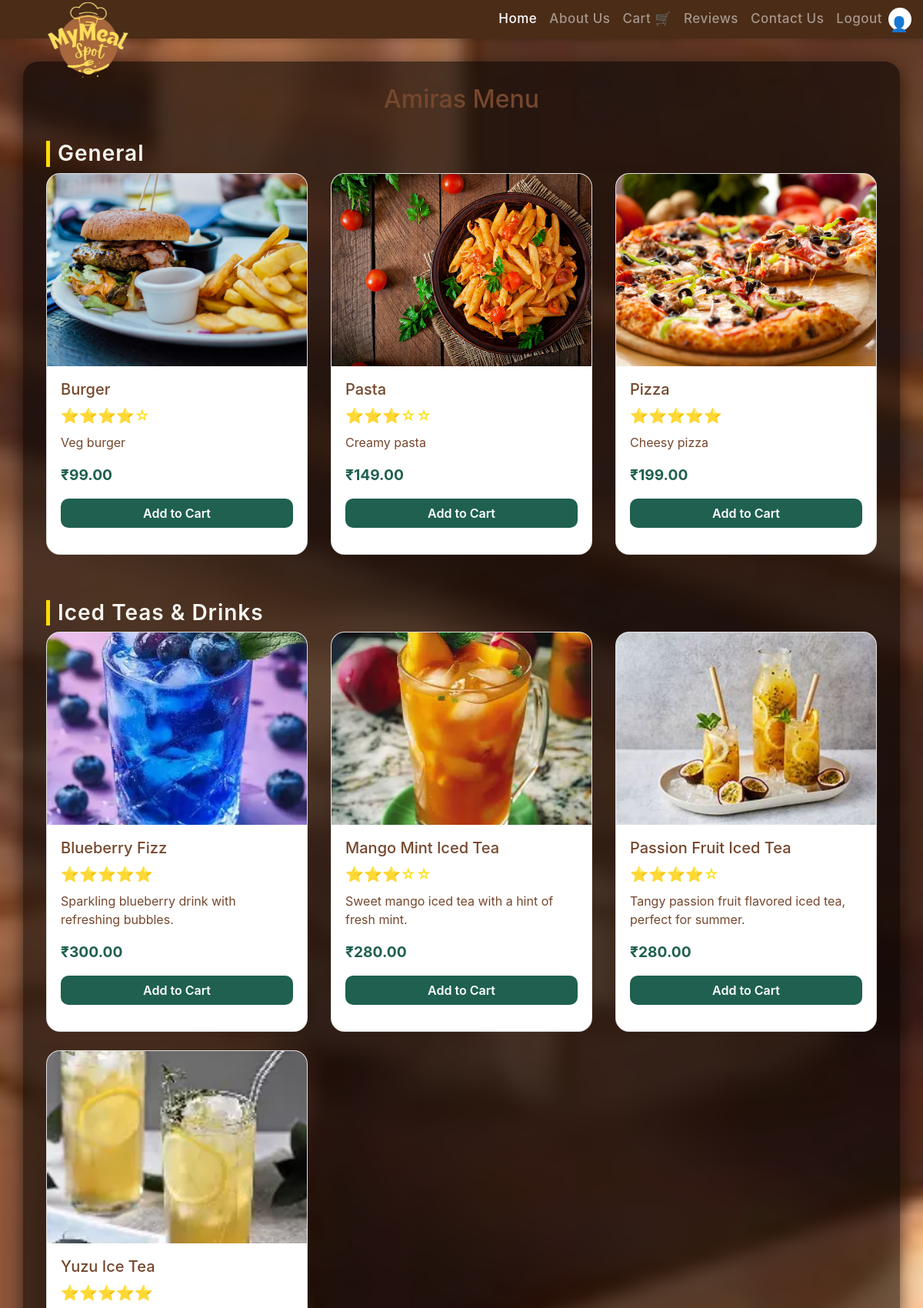
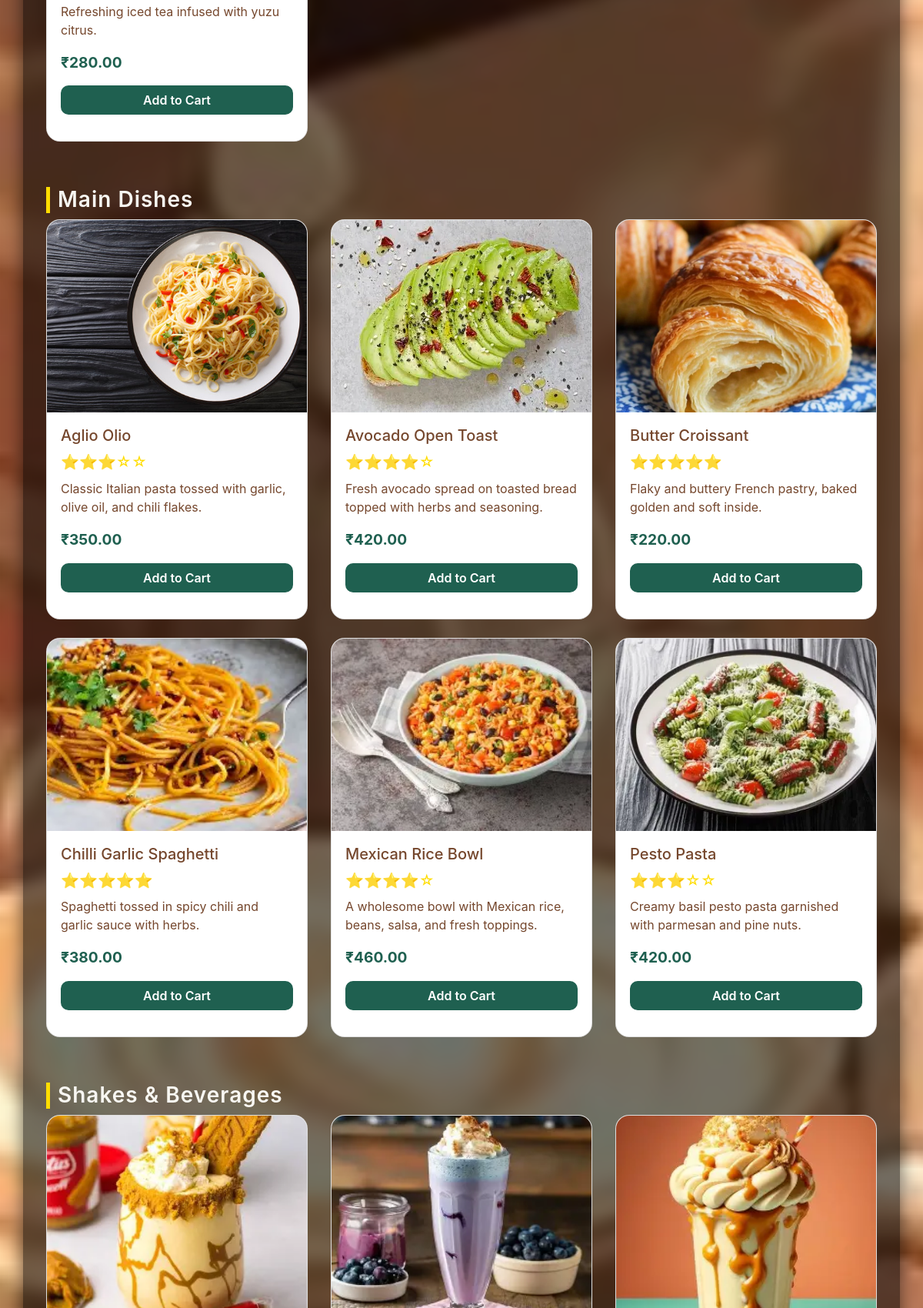
/menu.php (signed in, upper part), run on the app's committed database (2 pictures, top to bottom).
### tables this page shows
CREATE TABLE `menu` (
  `id` int(11) NOT NULL,
  `item_name` varchar(150) DEFAULT NULL,
  `description` text DEFAULT NULL,
  `price` decimal(10,2) DEFAULT NULL,
  `image` varchar(255) DEFAULT NULL,
  `category` varchar(50) NOT NULL DEFAULT 'General',
  `hotel_name` varchar(50) NOT NULL DEFAULT 'Amiras',
  `rating` int(1) NOT NULL DEFAULT 0
);

### menu.php (the view, shortened to what this page needs)
<?php
include 'header.php';
require 'connection.php';
$hotel = isset($_GET['hotel']) ? $_GET['hotel'] : 'Amiras';
$query = "SELECT * FROM menu WHERE hotel_name = ? ORDER BY category, item_name";
$stmt = $conn->prepare($query);
$stmt->bind_param("s", $hotel);
$stmt->execute();
$result = $stmt->get_result();
$categories = [];
if ($result && $result->num_rows > 0) {
    while ($row = $result->fetch_assoc()) {
        $categories[$row['category']][] = $row;
    }
}
?>
<!DOCTYPE html>
<html lang="en">
<head>
<link rel="stylesheet" href="bootstrap/css/bootstrap.min.css">
</head>
<body>
<div class="container">
    <h2 class="text-center mb-4"><?php echo htmlspecialchars($hotel); ?> Menu</h2>
    <?php if (!empty($categories)) { ?>
        <?php foreach ($categories as $category => $items) { ?>
            <h3 class="category-title"><?php echo htmlspecialchars($category); ?></h3>
            <div class="row">
                <?php foreach ($items as $item) { ?>
                    <div class="col-md-4 mb-4">
                        <div class="card">
                            <img src="<?php echo htmlspecialchars($item['image'] ?: 'default_food.jpg'); ?>">
                            <div class="card-body">
                                <h5><?php echo htmlspecialchars($item['item_name']); ?></h5>
                                <div class="stars">
                                    <?php
                                        $rating = round($item['rating']);
                                        echo str_repeat("⭐", $rating);
                                        echo str_repeat("☆", 5 - $rating);
                                    ?>
                                </div>
                                <p><?php echo htmlspecialchars($item['description']); ?></p>
                                <p class="price">₹<?php echo number_format($item['price'], 2); ?></p>
                                <?php if(isset($_SESSION['role']) && $_SESSION['role'] === 'user') { ?>
                                    <form method="post" action="cart.php">
                                        <button type="submit" name="add_to_cart" class="btn btn-add w-100">
                                            Add to Cart
                                        </button>
                                    </form>
                                <?php } else { ?>
                                    <a href="user_login.php" class="btn btn-add w-100">Login to Add</a>
                                <?php } ?>
                            </div>
                        </div>
                    </div>
                <?php } ?>
            </div>
        <?php } ?>
    <?php } else { ?>
        <p class="text-center">No menu items available for this hotel.</p>
    <?php } ?>
</div>
</body>
</html>

### menu.php (style rules this page uses)
body { font-family: bold 'Poppins', sans-serif; background: url('main_image.jpg') center/cover fixed no-repeat; margin-top: 80px; color: #75472dff; overflow-x: hidden; }
.container { background: rgba(0,0,0,0.55); padding: 30px; border-radius: 20px; margin-top: 40px; backdrop-filter: blur(6px); box-shadow: 0 8px 25px rgba(0,0,0,0.6); animation: fadeIn 1s ease-out; }
.card { border-radius: 18px; overflow: hidden; transition: 0.35s ease; transform: translateY(20px); opacity: 0; animation: slideUp 0.6s ease forwards; }
.card img { width: 100%; height: 250px; object-fit: cover; }
.card-body { background:#ffffffc5; padding: 18px; }
.price { font-weight: bold; color: #1f6050; font-size: 1.2rem; }
.btn-add { background: #1f6050; color: #fff; font-size: 1rem; border-radius: 10px; font-weight: 600; transition: 0.3s ease; }
.stars { color: #ffdd00; font-size: 1.2rem; margin-bottom: 8px; }
.category-title { margin-top: 35px; font-weight: 600; letter-spacing: 1px; border-left: 5px solid #ffdd00; padding-left: 10px; animation: fadeIn 1s; color: #f8f7f2ff; }

### data on the page
menu: image (picture), item_name "Burger", rating "⭐⭐⭐⭐", rating "☆", description "Veg burger", price "99.00"
menu: image (picture), item_name "Pasta", rating "⭐⭐⭐", rating "☆☆", description "Creamy pasta", price "149.00"
menu: image (picture), item_name "Pizza", rating "⭐⭐⭐⭐⭐", description "Cheesy pizza", price "199.00"
menu: image (picture), item_name "Blueberry Fizz", rating "⭐⭐⭐⭐⭐", description "Sparkling blueberry drink with refreshing bubbles.", price "300.00"
menu: image (picture), item_name "Mango Mint Iced Tea", rating "⭐⭐⭐", rating "☆☆", description "Sweet mango iced tea with a hint of fresh mint.", price "280.00"
menu: image (picture), item_name "Passion Fruit Iced Tea", rating "⭐⭐⭐⭐", rating "☆", description "Tangy passion fruit flavored iced tea, perfect for summer.", price "280.00"
menu: image (picture), item_name "Yuzu Ice Tea", rating "⭐⭐⭐⭐⭐", description "Refreshing iced tea infused with yuzu citrus.", price "280.00"
menu: image (picture), item_name "Aglio Olio", rating "⭐⭐⭐", rating "☆☆", description "Classic Italian pasta tossed with garlic, olive oil, and chili flakes.", price "350.00"
menu: image (picture), item_name "Avocado Open Toast", rating "⭐⭐⭐⭐", rating "☆", description "Fresh avocado spread on toasted bread topped with herbs and seasoning.", price "420.00"
menu: image (picture), item_name "Butter Croissant", rating "⭐⭐⭐⭐⭐", description "Flaky and buttery French pastry, baked golden and soft inside.", price "220.00"
menu: image (picture), item_name "Chilli Garlic Spaghetti", rating "⭐⭐⭐⭐⭐", description "Spaghetti tossed in spicy chili and garlic sauce with herbs.", price "380.00"
menu: image (picture), item_name "Mexican Rice Bowl", rating "⭐⭐⭐⭐", rating "☆", description "A wholesome bowl with Mexican rice, beans, salsa, and fresh toppings.", price "460.00"
menu: image (picture), item_name "Pesto Pasta", rating "⭐⭐⭐", rating "☆☆", description "Creamy basil pesto pasta garnished with parmesan and pine nuts.", price "420.00"
menu: image (picture)
menu: image (picture)
menu: image (picture)

### other printed values
$hotel "Amiras"
$category "General"
$category "Iced Teas & Drinks"
$category "Main Dishes"
$category "Shakes & Beverages"
